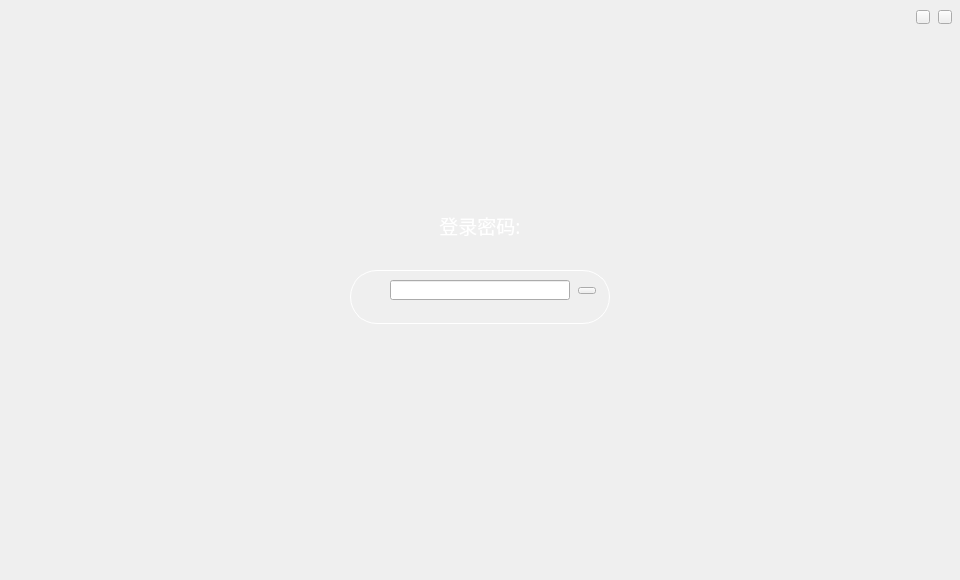
<?xml version="1.0" encoding="UTF-8"?>
<ui version="4.0">
 <class>LockPage</class>
 <widget class="QWidget" name="LockPage">
  <property name="geometry">
   <rect>
    <x>0</x>
    <y>0</y>
    <width>960</width>
    <height>580</height>
   </rect>
  </property>
  <property name="windowTitle">
   <string>Form</string>
  </property>
  <widget class="QLabel" name="loginLabel">
   <property name="geometry">
    <rect>
     <x>420</x>
     <y>210</y>
     <width>120</width>
     <height>31</height>
    </rect>
   </property>
   <property name="font">
    <font>
     <family>微软雅黑</family>
     <pointsize>14</pointsize>
    </font>
   </property>
   <property name="styleSheet">
    <string notr="true">color: rgb(255, 255, 255);</string>
   </property>
   <property name="text">
    <string>登录密码:</string>
   </property>
   <property name="alignment">
    <set>Qt::AlignCenter</set>
   </property>
  </widget>
  <widget class="QToolButton" name="closeBtn">
   <property name="geometry">
    <rect>
     <x>938</x>
     <y>10</y>
     <width>14</width>
     <height>14</height>
    </rect>
   </property>
   <property name="cursor">
    <cursorShape>PointingHandCursor</cursorShape>
   </property>
   <property name="focusPolicy">
    <enum>Qt::NoFocus</enum>
   </property>
   <property name="text">
    <string/>
   </property>
  </widget>
  <widget class="QLineEdit" name="pwdLineEdit">
   <property name="geometry">
    <rect>
     <x>390</x>
     <y>280</y>
     <width>180</width>
     <height>20</height>
    </rect>
   </property>
   <property name="font">
    <font>
     <family>微软雅黑</family>
    </font>
   </property>
   <property name="contextMenuPolicy">
    <enum>Qt::DefaultContextMenu</enum>
   </property>
   <property name="echoMode">
    <enum>QLineEdit::Password</enum>
   </property>
   <property name="alignment">
    <set>Qt::AlignCenter</set>
   </property>
   <property name="clearButtonEnabled">
    <bool>false</bool>
   </property>
  </widget>
  <widget class="QToolButton" name="enterBtn">
   <property name="geometry">
    <rect>
     <x>578</x>
     <y>287</y>
     <width>18</width>
     <height>7</height>
    </rect>
   </property>
   <property name="cursor">
    <cursorShape>PointingHandCursor</cursorShape>
   </property>
   <property name="focusPolicy">
    <enum>Qt::NoFocus</enum>
   </property>
   <property name="text">
    <string/>
   </property>
  </widget>
  <widget class="QLabel" name="label">
   <property name="geometry">
    <rect>
     <x>350</x>
     <y>270</y>
     <width>260</width>
     <height>54</height>
    </rect>
   </property>
   <property name="styleSheet">
    <string notr="true">QLabel{border: 1px solid white;border-radius: 27px;padding: 1px 2px 1px 8px;min-width: 9em;}</string>
   </property>
   <property name="text">
    <string/>
   </property>
  </widget>
  <widget class="QLabel" name="tipLabel">
   <property name="geometry">
    <rect>
     <x>300</x>
     <y>330</y>
     <width>360</width>
     <height>20</height>
    </rect>
   </property>
   <property name="font">
    <font>
     <family>微软雅黑</family>
    </font>
   </property>
   <property name="styleSheet">
    <string notr="true">color: rgb(255, 255, 255);</string>
   </property>
   <property name="text">
    <string/>
   </property>
   <property name="alignment">
    <set>Qt::AlignCenter</set>
   </property>
  </widget>
  <widget class="QToolButton" name="minBtn">
   <property name="geometry">
    <rect>
     <x>916</x>
     <y>10</y>
     <width>14</width>
     <height>14</height>
    </rect>
   </property>
   <property name="cursor">
    <cursorShape>PointingHandCursor</cursorShape>
   </property>
   <property name="focusPolicy">
    <enum>Qt::NoFocus</enum>
   </property>
   <property name="text">
    <string/>
   </property>
  </widget>
  <zorder>label</zorder>
  <zorder>loginLabel</zorder>
  <zorder>closeBtn</zorder>
  <zorder>pwdLineEdit</zorder>
  <zorder>enterBtn</zorder>
  <zorder>tipLabel</zorder>
  <zorder>minBtn</zorder>
 </widget>
 <resources/>
 <connections/>
</ui>
